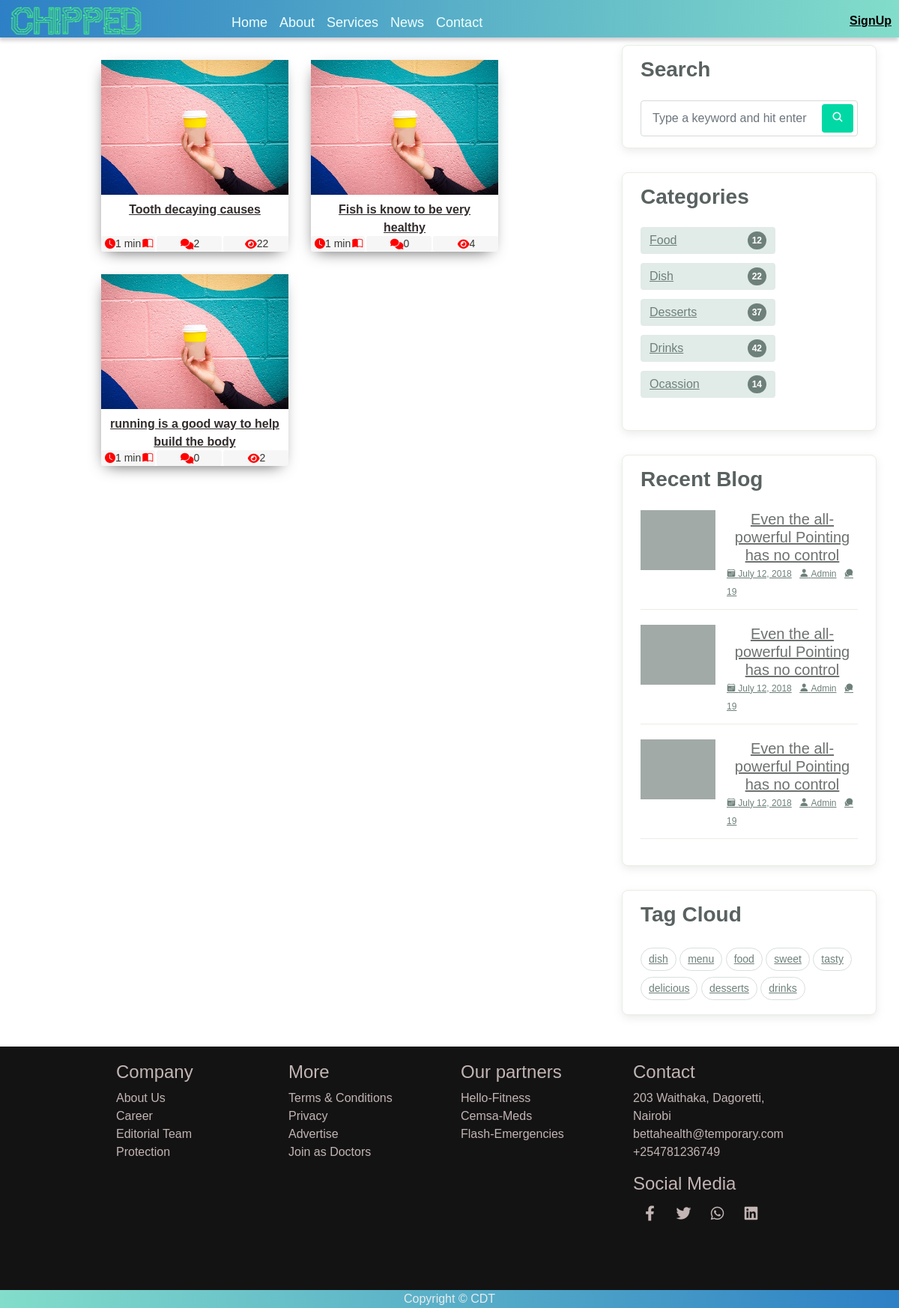
The page /news/ on the database as committed earlier.
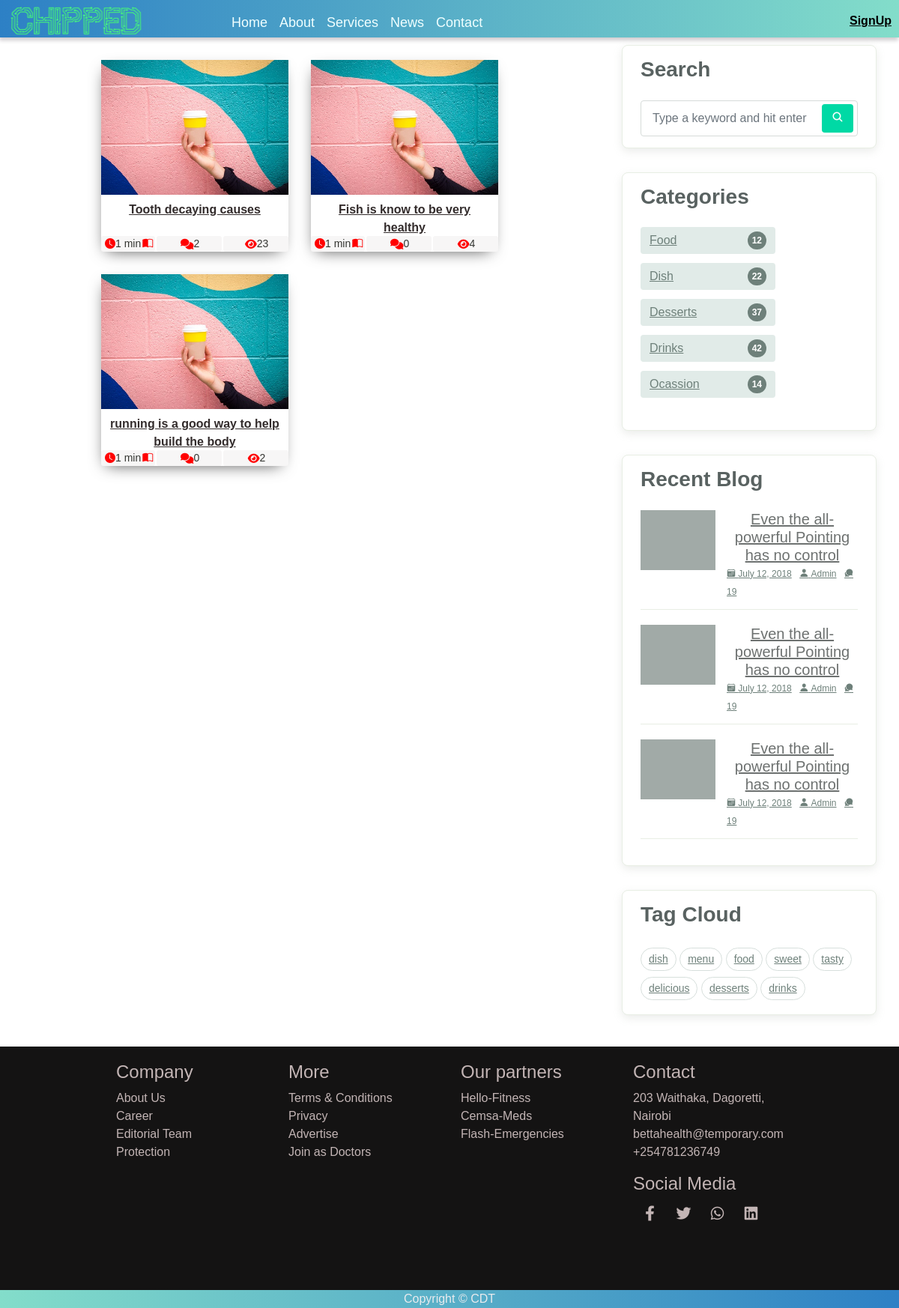
The same page on the database as committed later.
### hospital_website/models/models.py (models this page shows, shortened)
class BaseData(models.Model):
    logo_img = models.ImageField(default='default.png', upload_to='company_Logo',null=True, blank=True)
    logo_name = models.CharField(default='Chipped', max_length=100, null=False)
    footer = models.CharField(default='Update Footer ', max_length=100, null=False)

### hospital_blog/models/article_m.py (models this page shows, shortened)
class Blog(models.Model):
    DRAFTED = "DRAFTED"
    PUBLISHED = "PUBLISHED"
    STATUS_CHOICES = (
        (DRAFTED, 'Draft'),
        (PUBLISHED, 'Publish'),
    )
    author = models.ForeignKey(User, on_delete=models.CASCADE)
    title = models.CharField(max_length=100)
    content = HTMLField('Content')
    image = models.ImageField(default='article-default.jpg', upload_to='blog_images')
    image_credit = models.CharField(max_length=200, default='CDTBLOG')
    category = models.ForeignKey(Category, on_delete=models.CASCADE)
    subcategory = models.ForeignKey(Subcategory, on_delete=models.CASCADE)
    slug = models.SlugField(unique=True, max_length=255, blank=True, null=True)
    tags = TaggableManager(blank=True)
    status = models.CharField(max_length=10, choices=STATUS_CHOICES,
                              default='DRAFT')
    date_published = models.DateTimeField(blank=True, null=True, editable=False)
    date_created = models.DateTimeField(auto_now_add=True,  editable=False)
    date_updated = models.DateTimeField(blank=True, null=True, editable=False)
    date_drafted = models.DateTimeField(blank=True, null=True, editable=False)
    word_count = models.IntegerField(default=0)
    view_count = models.IntegerField(default=0)
    like_count = models.IntegerField(default=0)
    dislike_count = models.IntegerField(default=0)
    date_hidden = models.DateTimeField(blank=True, null=True,editable=False)
    hidden = models.BooleanField(default=False)
    date_approved = models.DateTimeField(blank=True, null=True, editable=False)
    approved = models.BooleanField(default=False)
    date_rejected = models.DateTimeField(blank=True, null=True, editable=False)
    rejected = models.BooleanField(default=False)
    rejection_reason = models.TextField(blank=True, null=True)
    def get_absolute_url(self):
        return reverse('blog:blog_detail', args=[str(self.slug)])
    def formatted_views_count(self):
        if self.view_count < 1000:
            return str(self.view_count)
        elif self.view_count < 1000000:
            return f"{self.view_count // 1000}.{self.view_count % 1000 // 100}k"
        else:
            return f"{self.view_count // 1000000}.{self.view_count % 1000000 // 100000}m"
    def read_time(self):
        words = self.word_count
        if words > 0:
            read_time = round(words / 200)
            if read_time == 0:
                read_time = 1
            if read_time >= 60:
                read_time = round(read_time / 60)
                if read_time == 1:
                    return '1 hr'
                else:
                    return f'{read_time} hrs'
            else:
                if read_time == 1:
                    return '1 min'
                else:
                    return f'{read_time} mins'
        else:
            return 0
    @property
    def comment_count(self):
        count_ =self.comments.filter(blog=self, approved=True).count()
        if count_ >= 1000:
            suffixes = ['', 'k', 'M', 'B', 'T']
            magnitude = 0
            while count_ >= 1000 and magnitude < len(suffixes)-1:
                magnitude += 1
                count_ /= 1000
                _count = f'{count_:.1f}{suffixes[magnitude]}'
            return _count
        else:
            return count_

### hospital_blog/views/article_v.py (the view)
# urls.py: path('', blog_home, name='blog_home'),
def blog_home(request): #displays List of blogs and category
    blogs = Blog.objects.filter(status=Blog.PUBLISHED, hidden=False, approved=True)
    categories = Category.objects.filter(approved=True)
    base = BaseData.objects.first() #for Base.html
    content = {
        'blogs': blogs,
        'categories' : categories,
        'base': base,
    }
    return render(request, 'blog/article/blog_home.html', content)

### templates/blog/article/blog_home.html (shortened to what this page needs)
{% extends 'base.html' %}
{% load static %}
{% block css %}
<link rel="stylesheet" href="{% static 'css/blog/blog_home.css' %}">
{% endblock css %}
{% block content %}
<section class="post-list body-container">
    <div class="p-l-main item2 bg-white" id="main" >
            {% if blogs %}
            <div class="itme2 post-wrapper">
              {% for article in blogs %}
              <div>
                  <div class="post">
                      <a href="{{ article.get_absolute_url }}">
                        <img class="thumbnail" src="{{ article.image.url }}">
                      </a>
                      <div class="post-preview">
                          <p class="post-title ">
                            <a href="{{ article.get_absolute_url }}">
                            <b>{{ article.title|safe| truncatechars:50 }}</b>
                          </a></p>
                      </div>
                      <ol class="post-footer">
                        <li><i class="bi bi-clock-fill"></i>{{ article.read_time }}<i class="bi bi-book-half"></i></li>
                        <li><i class="fa fa-comments"></i>{{ article.comment_count  }}</li>
                        <li><i class="fa fa-eye"></i>{{ article.formatted_views_count }}</li>
                      </ol>
                  </div>
              </div>
              {% endfor %}
          </div>
            {% else %}
                    <div class="centered alert alert-warning"><b>No Articles</b></div>
                {% endif %}
    </div>
    <div class="sidebar" id="side-bar">
      <div class="sidebar-block">
        <h3 class="sidebar-title">Search</h3>
        <form action="#" class="search-form">
          <div class="form-group">
            <input type="text" class="form-control" placeholder="Type a keyword and hit enter">
            <button type="submit" class="btn"><span class="icon mai-search"></span></button>
          </div>
        </form>
      </div>
      <div class="sidebar-block">
        <h3 class="sidebar-title">Categories</h3>
        <ul class="categories">
          <li><a href="#">Food <span>12</span></a></li>
          <li><a href="#">Dish <span>22</span></a></li>
          <li><a href="#">Desserts <span>37</span></a></li>
          <li><a href="#">Drinks <span>42</span></a></li>
          <li><a href="#">Ocassion <span>14</span></a></li>
        </ul>
      </div>
      <div class="sidebar-block">
        <h3 class="sidebar-title">Recent Blog</h3>
        <div class="blog-item">
          <a class="post-thumb" href="">
          </a>
          <div class="content">
            <h5 class="post-title"><a href="#">Even the all-powerful Pointing has no control</a></h5>
            <div class="meta">
              <a href="#"><span class="mai-calendar"></span> July 12, 2018</a>
              <a href="#"><span class="mai-person"></span> Admin</a>
              <a href="#"><span class="mai-chatbubbles"></span> 19</a>
            </div>
          </div>
        </div>
        <div class="blog-item">
          <a class="post-thumb" href="">
          </a>
          <div class="content">
            <h5 class="post-title"><a href="#">Even the all-powerful Pointing has no control</a></h5>
            <div class="meta">
              <a href="#"><span class="mai-calendar"></span> July 12, 2018</a>
              <a href="#"><span class="mai-person"></span> Admin</a>
              <a href="#"><span class="mai-chatbubbles"></span> 19</a>
            </div>
          </div>
        </div>
        <div class="blog-item">
          <a class="post-thumb" href="">
          </a>
          <div class="content">
              <h5 class="post-title"><a href="#">Even the all-powerful Pointing has no control</a></h5>
              <div class="meta">
                <a href="#"><span class="mai-calendar"></span> July 12, 2018</a>
                <a href="#"><span class="mai-person"></span> Admin</a>
                <a href="#"><span class="mai-chatbubbles"></span> 19</a>
              </div>
          </div>
        </div>
      </div>
      <div class="sidebar-block">
        <h3 class="sidebar-title">Tag Cloud</h3>
        <div class="tagcloud">
          <a href="#" class="tag-cloud-link">dish</a>
          <a href="#" class="tag-cloud-link">menu</a>
          <a href="#" class="tag-cloud-link">food</a>
          <a href="#" class="tag-cloud-link">sweet</a>
          <a href="#" class="tag-cloud-link">tasty</a>
          <a href="#" class="tag-cloud-link">delicious</a>
          <a href="#" class="tag-cloud-link">desserts</a>
          <a href="#" class="tag-cloud-link">drinks</a>
        </div>
      </div>
    </div>
</section>
{% endblock content %}

### templates/base.html (shortened to what this page needs)
<!DOCTYPE html> {% load static %}
<html lang="en">
<head>
    <link href="https://cdn.jsdelivr.net/npm/bootstrap@5.0.2/dist/css/bootstrap.min.css" rel="stylesheet"
>
        <link rel="stylesheet" href="https://cdn.jsdelivr.net/npm/bootstrap-icons@1.10.5/font/bootstrap-icons.css">
    <link rel="stylesheet" href="{% static 'css/style.css' %}" type="text/css">
    <link rel="stylesheet" href="{% static 'css/nav.css' %}" type="text/css">
    <link rel="stylesheet" href="{% static 'css/top-footer.css' %}" type="text/css">
    <link rel="stylesheet" href="{% static 'css/loading.css' %}">
    <link rel="stylesheet" href="{% static 'css/maicons.css' %}" type="text/css">
    <link rel="stylesheet" href="https://cdnjs.cloudflare.com/ajax/libs/font-awesome/6.2.0/css/all.min.css">
    {% block css %} {% endblock css %}
</head>
<body class="preload">
    <header class="header">
        <div id="logo">
            <a href="{% url 'main_index' %}">
                <span class="logo">
                    <img src="{{base.logo_img.url}}" width="180" height="40" alt="{{base.logo_name}}">
                </span>
            </a>
        </div>
        <div id="navbar_d">
            <div id="links">
                <a href="{% url 'main_index' %}">Home</a>
                <a href="{% url 'about' %}">About</a>
                <a href="{% url 'services' %}">Services</a>
                <a href="{% url 'blog:blog_home' %}">News</a>
                <a href="{% url 'contact' %}">Contact</a>
            </div>
        </div>
        <div class="user nav-item dropdown">
            {% if user.is_authenticated %}
            <a href="#" class="dropdown-toggle" type="button" id="dropdownMenuButton1" data-bs-toggle="dropdown"
                aria-expanded="false">
                <img src="{{user.profile.image.url}}" width="40" height="40" class="rounded-circle" alt="Avatar">
            </a>
            <div class="dropdown-menu">
                <a href="{% url 'profile' %}" class="dropdown-item"><i
                        class="fa fa-user"></i> Profile</a>
                <a href="{% url 'password_change' %}" class="dropdown-item"><i class="fa fa-sliders"></i> Change
                    password</a>
                <div class="divider dropdown-divider"></div>
                <a href="{% url 'logout' %}" class="dropdown-item"> Logout</a>
            </div>
            {% else %}
            <a href="{% url 'login' %}"> <span>SignUp</span> </a>
            {%endif %}
        </div>
    </header>
    <main class="containerl-xxl">
        {% block content %} {% endblock content %}
        <footer class="top-footer">
            <div class="f-company">
             <h4>Company</h4>
             <ul>
                <li>
                    <a href="">About Us </a>
                </li>
                <li>
                    <a href="">Career </a>
                </li>
                <li>
                    <a href="">Editorial Team</a>
                </li>
                <li><a href="">Protection</a>
                </li>
             </ul>
            </div>
            <div class="f-more">
                <h4>More</h4>
                <ul>
                    <li>
                        <a href="">Terms & Conditions </a>
                    </li>
                    <li>
                        <a href="">Privacy </a>
                    </li>
                    <li>
                        <a href="">Advertise </a>
                    </li>
                    <li>
                        <a href="">Join as Doctors </a>
                    </li>
                </ul>
            </div>
            <div class="f-ourpartner">
                <h4>Our partners </h4>
                <ul>
                    <li>
                        <a href="">Hello-Fitness </a>
                    </li>
                    <li>
                        <a href="">Cemsa-Meds </a>
                    </li>
                    <li>
                        <a href="">Flash-Emergencies </a>
                    </li>
                </ul>
            </div>
            <div class="f-contact">
                <div id="f-contact">
                    <h4>Contact</h4>
                    <ul>
                        <li>
                            203 Waithaka, Dagoretti, Nairobi
                        </li>
                        <li>
                            bettahealth@temporary.com
                        </li>
                        <li>+254781236749</li>
                    </ul>
                </div>
                <div id="f-socialmedia">
                    <h4>Social Media</h4>
                    <ul>
                        <li>
                            <a href=""><i class="fa-brands fa-facebook-f"></i>
                            </a>
                        </li>
                        <li>
                            <a href=""><i class="fa-brands fa-twitter"></i>
                            </a>
                        </li>
                        <li>
                            <a href=""><i class="fa-brands fa-whatsapp"></i>
                            </a>
                        </li>
                        <li>
                            <a href=""><i class="fa-brands fa-linkedin"></i>
                            </a>
                        </li>
                    </ul>
                </div>
            </div>
        </footer>
        <footer class="mt3 text-center footer">
             Copyright © {{base.footer}}
        </footer>
    </main>
</body>
</html>

Rows that differ between the two databases and show on the page:
changed Blog "Tooth decaying causes": formatted_views_count "22" → "23"
